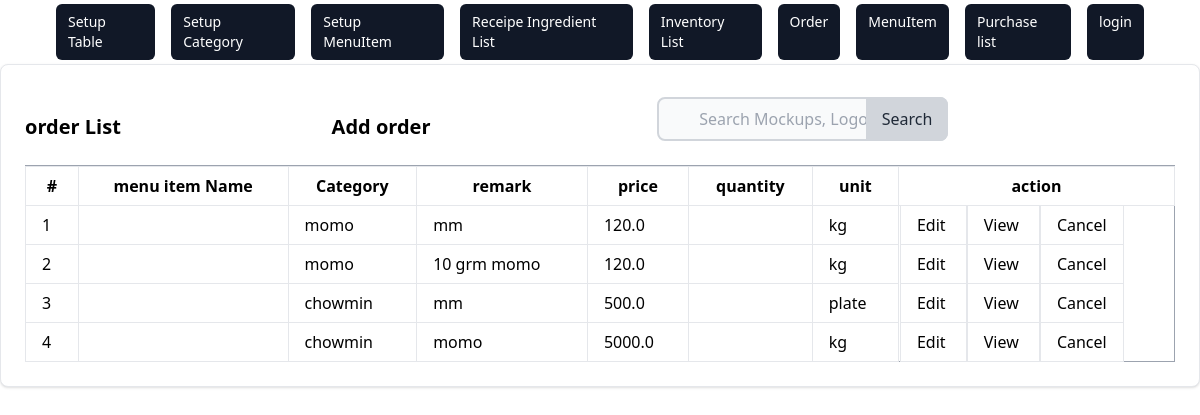
Screenshot of /inventory/order/list/ with the database file from the repository.
### inventory/models.py (models this page shows, shortened)
class Order(models.Model):
    category = models.ForeignKey(Category, on_delete=models.CASCADE)
    order_item = models.ForeignKey(
        MenuItem, on_delete=models.CASCADE, max_length=100, null=True)
    order_quantity = models.FloatField()
    price = models.FloatField()
    unit = models.CharField(choices=CHOICES, max_length=100)
    remark = models.TextField(null=True)
    table = models.ForeignKey(
        Table, on_delete=models.CASCADE, max_length=100, null=True)

### menu/models.py (models this page shows)
class Category(models.Model):
    name = models.CharField(max_length=100)
    description = models.TextField()
    def __str__(self):
        return self.name

### inventory/views.py (the view)
# urls.py: path('order/list/', views.OrderListView.as_view(), name='order_list'),
class OrderListView(ListView):
    model = Order
    template_name = 'inventory/order/order_list.html'
    success_url = reverse_lazy('inventory:order_list')

### inventory/templates/inventory/order/order_list.html (shortened to what this page needs)
{% extends 'inventory/base.html' %} {% block content %}
<div class="card max-w-80%  p-6 bg-white border border-gray-200 rounded-lg shadow dark:bg-gray-800 dark:border-gray-400">
  <div class="row">
    <div class="flex items-center justify-between">
        <h5 class="text-xl font-semibold">order List</h5>
        <a href="{% url 'inventory:order_create' %}" class="text-xl font-semibold text-grey-200 hover:underline hover:text-blue-00 ml-auto">
         <h5>  Add order</h5>
        </a>
      <form method="get" action="{% url 'inventory:order_search' %}%}" class="max-w-md mx-auto px-4 py-2 justify-end">
        <div class="relative">
            <input
            type="search"
            id="default-search"
            name='q'
            class="block w-full pl-10 pr-4 py-2 rounded-lg border-2 border-gray-300 bg-gray-50 focus:ring-blue-500 focus:border-blue-500"
            placeholder="Search Mockups, Logos..."
            required
          />
          <button
            type="submit"
            class="absolute inset-y-0 right-0 px-4 py-2 bg-gray-300 text-gray-800 rounded-r-lg hover:bg-gray-400 focus:outline-none focus:bg-gray-400"
          >
            Search
          </button>
        </div>
      </form>
    </div>
      <div class="card-body">
        <table class="table-auto w-full border-collapse border border-gray-400 table-bordered">
          <th class="px-1 py-0">
            <tr>
              <th class="px-4 py-2 border px-4 py-2" >#</th>
              <th class="px-4 py-2  border ">menu item Name</th>
              <th class="px-4 py-2  border ">Category</th>
              <th class="px-4 py-2  border ">remark</th>
              <th  class="px-4 py-2  border ">price</th>
              <th class="px-4 py-2  border ">quantity</th>
              <th class="px-4 py-2  border ">unit</th>
              <th col="3" class="px-0 py-0  border ">action</th>
            </tr>
          </th>
          <tbody>
            {% if object_list %} {% for order in object_list %}
            <tr>
              <td class="border px-4 py-2">{{ order.id}}</td>
              <td class="border px-4 py-2">{{ order.menu_item_name }}</td>
              <td class="border px-4 py-2">{{ order.category }}</td>
              <td class="border px-4 py-2">{{ order.remark }}</td>
              <td class="border px-4 py-2">{{ order.price }}</td>
              <td  class="border px-4 py-2">{{ order.quantity }}</td>
              <td class="border px-4 py-2">{{ order.unit}}</td>
              <td>
                <a  class="border px-4 py-2"  href="{% url 'inventory:order_update' order.id  %}"> Edit </a>
                <a class="border px-4 py-2"  href="{% url 'inventory:order_detail' order.id  %}"> View </a>
                <a  class="border px-4 py-2" href="{% url 'inventory:order_cancel' order.id %}" > Cancel </a>
              </td>
            </tr>
          {% endfor %}
          {% else %}
            <tr><td colspan="8" class="border px-4 py-2">No order found</td></tr>
          {% endif %}
          </tbody>
        </table>
      </div>
    </div>
  </div>
  </div>
{% endblock %}

### rows the page displays
Order: id "1", category "momo", remark "mm", price "120.0", unit "kg"
Order: id "2", category "momo", remark "10 grm momo", price "120.0", unit "kg"
Order: id "3", category "chowmin", remark "mm", price "500.0", unit "plate"
Order: id "4", category "chowmin", remark "momo", price "5000.0", unit "kg"
